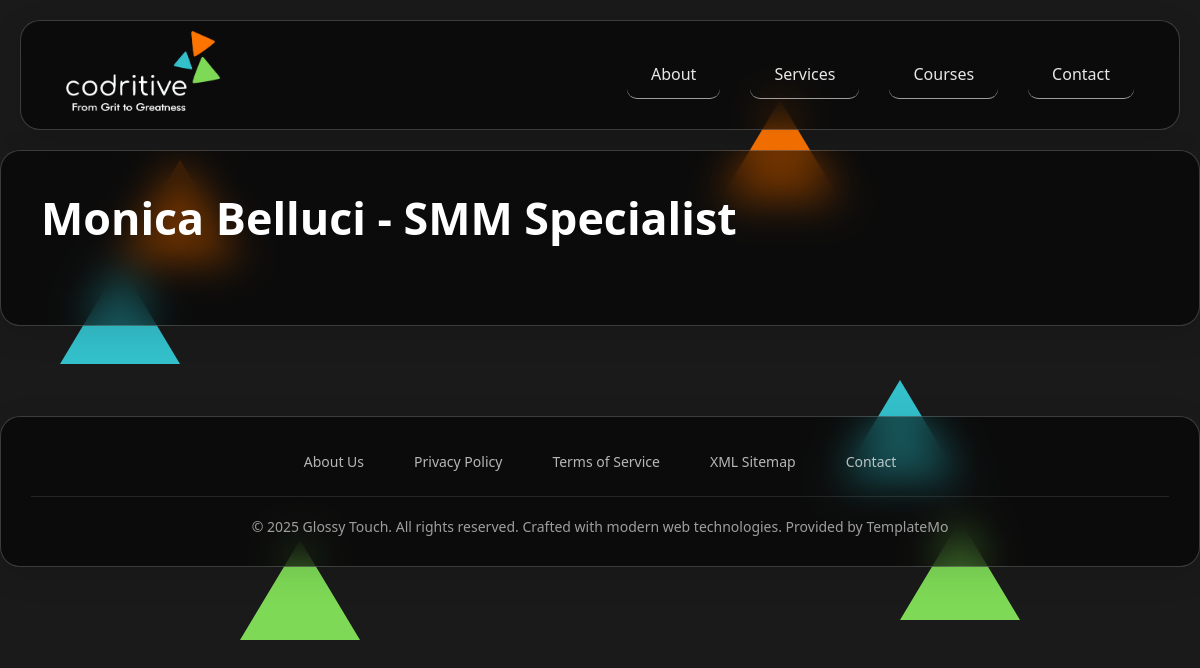
The page /tutor/3/ on the database its author committed.
### core/models.py (models this page shows, shortened)
class Logo(models.Model):
    image = models.ImageField(upload_to='logo_images/', blank=True, null=True)

class Our_Team(models.Model):
    POSITION_CHOICES = [
        ('QA Specialist', 'QA Specialist'),
        ('Python Mentor', 'Python Mentor'),
        ('UI/UX Designer', 'UI/UX Designer'),
        ('JavaScript Mentor', 'JavaScript Mentor'),
        ('SMM Specialist', 'SMM Specialist'),
        ('Cybersecurity Mentor', 'Cybersecurity Mentor'),
    ]
    name = models.CharField(max_length=100)
    position = models.CharField(max_length=100, choices=POSITION_CHOICES)
    bio = models.TextField()
    image = models.ImageField(upload_to='team_images/', blank=True, null=True)
    link = models.URLField(blank=True, null=True)
    def __str__(self):
        return f"{self.name} - {self.position}"

### core/views.py (the view)
# urls.py: path("tutor/<int:pk>/", views.tutor_detail, name="tutor"),
def tutor_detail(request, pk):
    team_member = get_object_or_404(Our_Team, pk=pk)
    return render(request, 'core/tutor.html', {
        'team_member': team_member
    })

### core/context_processors.py (called while the page is built)
def logo(request):
    return {'logo': Logo.objects.first()}

### core/templates/core/tutor.html (shortened to what this page needs)
{% extends "core/base.html" %}
{% load static %}
{% block content %}
    <section class="hero glass">
        <h1>{{ team_member }}</h1>
    </section>
{% endblock %}

### core/templates/core/base.html (shortened to what this page needs)
{% load static %}
<!DOCTYPE html>
<html lang="en">
<head>
    <link rel="stylesheet" href="{% static 'css/templatemo-glossy-touch.css' %}">
</head>
<body>
    <div class="bg-shapes">
        <div class="shape"></div>
        <div class="shape"></div>
        <div class="shape"></div>
        <div class="shape"></div>
        <div class="shape"></div>
        <div class="shape"></div>
    </div>
    <header>
        <div class="container">
            <nav class="glass">
                <div class="logo">
                    {% if logo %}
                        <a href="{% url 'core:home' %}">
                            <img src="{{ logo.image.url }}" alt="Logo" style="height:80px">
                        </a>
                    {% else %}
                        <a href="{% url 'core:home' %}">Home</a>
                    {% endif %}
                </div>
                <div class="nav-links">
                    <a href="{% url 'core:about' %}">About</a>
                    <a href="{% url 'core:service' %}">Services</a>
                    <a href="{% url 'core:training' %}">Courses</a>
                    <a href="{% url 'core:contact' %}">Contact</a>
                </div>
            </nav>
        </div>
    </header>
    {% block content %}{% endblock %}
    <div id="footer">
        <div class="container">
            <footer class="glass">
                <div class="footer-content">
                    <div class="footer-links">
                        <a href="#">About Us</a>
                        <a href="#">Privacy Policy</a>
                        <a href="#">Terms of Service</a>
                        <a href="#">XML Sitemap</a>
                        <a href="#">Contact</a>
                    </div>
                    <div class="copyright">
                        &copy; 2025 Glossy Touch. All rights reserved. Crafted with modern web technologies.
                        Provided by <a rel="nofollow" href="https://templatemo.com" target="_blank">TemplateMo</a>
                    </div>
                </div>
            </footer>
        </div>
    </div>
</body>
</html>

### core/static/css/templatemo-glossy-touch.css (style rules this page uses)
* { margin: 0; padding: 0; box-sizing: border-box; }
body { font-family: "Segoe UI", Tahoma, Geneva, Verdana, sans-serif; background: linear-gradient( 135deg, #0c0c0c 0%, #1a1a2e 15%, #16213e 35%, #0f3460 50%, #533a7d 70%, #8b5a8c 85%, #a0616a 100% ); background-color: transparent; background-color: #1A1A1A !important; background-image: none !important; min-height: 100vh; overflow-x: hidden; overflow: scroll; }
.bg-shapes { position: fixed; top: 0; left: 0; width: 100%; height: 100%; z-index: -1; overflow: hidden; min-height: 100%; background-color: transparent; }
.shape { position: absolute; width: 0; height: 0; background: none; border-left: 60px solid transparent; border-right: 60px solid transparent; border-bottom: 100px solid rgba(245, 247, 246, 0.904); border-radius: 0px; animation: float 6s ease-in-out infinite, spin 12s linear infinite; }
.shape:nth-child(1) { width: 120px; height: 80px; top: 20%; left: 10%; border-bottom: 100px solid #FD7400; animation-delay: 0s, 0s; }
.shape:nth-child(2) { width: 90px; height: 140px; top: 60%; right: 15%; border-bottom: 100px solid #7ED956; animation-delay: 2s, 1s; }
.shape:nth-child(3) { width: 100px; height: 60px; bottom: 20%; left: 20%; border-bottom: 100px solid #7ED956; animation-delay: 4s, 2s; }
.shape:nth-child(4) { width: 80px; height: 120px; top: 10%; right: 30%; border-bottom: 100px solid #FD7400; animation-delay: 1s, 0.5s; }
.shape:nth-child(5) { width: 110px; height: 70px; bottom: 40%; right: 20%; border-bottom: 100px solid #33C0CB; animation-delay: 3s, 1.5s; }
.shape:nth-child(6) { width: 95px; height: 95px; top: 33%; left: 5%; border-bottom: 100px solid #33C0CB; animation-delay: 5s, 3s; }
.glass { background-color: #0000008c; backdrop-filter: blur(20px); border: 1px solid rgba(255, 255, 255, 0.2); border-radius: 20px; box-shadow: 0 8px 32px rgba(0, 0, 0, 0.1); transition: all 0.3s ease; position: relative; overflow: hidden; }
header { padding: 20px; }
.container { max-width: 1200px; margin: 0 auto; }
nav { display: flex; justify-content: space-between; align-items: center; padding: 30px 45px; }
.logo { font-size: 32px; font-weight: bold; color: white; text-shadow: 0 2px 10px rgba(0, 0, 0, 0.3); display: flex; align-items: center; gap: 15px; cursor: pointer; height: 40px; width: auto; display: flex; align-items: center; justify-content: center; }
.nav-links { display: flex; gap: 30px; }
.nav-links a { color: rgba(255, 255, 255, 0.9); text-decoration: none; font-weight: 500; transition: all 0.3s ease; padding: 12px 24px 13px 24px; border-radius: 10px; cursor: pointer; font-size: 16px; border-bottom: 1px solid rgba(255, 255, 255, 0.6); }
.hero { position: relative; align-items: center; display: flex; flex-direction: column; justify-content: flex-start; grid-template-columns: 1fr 1fr; gap: 40px; margin-bottom: 40px; padding: 60px 40px; align-items: flex-start; padding-top: 20px; }
.hero h1 { font-size: 2.8rem; color: white; margin-bottom: 20px; text-shadow: 0 4px 15px rgba(0, 0, 0, 0.2); line-height: 1.2; margin-top: 20px }
#footer { margin-top: 60px; padding: 30px 0; }
.footer-content { padding: 30px; text-align: center; color: rgba(255, 255, 255, 0.8); }
.footer-links { display: flex; justify-content: center; gap: 30px; margin-bottom: 20px; flex-wrap: wrap; }
.footer-links a { color: rgba(255, 255, 255, 0.7); text-decoration: none; font-size: 14px; transition: color 0.3s ease; padding: 5px 10px; }
.copyright { font-size: 14px; color: rgba(255, 255, 255, 0.6); border-top: 1px solid rgba(255, 255, 255, 0.1); padding-top: 20px; }
.copyright a { color: rgba(255, 255, 255, 0.6); text-decoration: none; }

### rows shown on the page
Logo: image (picture)
Our_Team: name+position "Monica Belluci - SMM Specialist"
